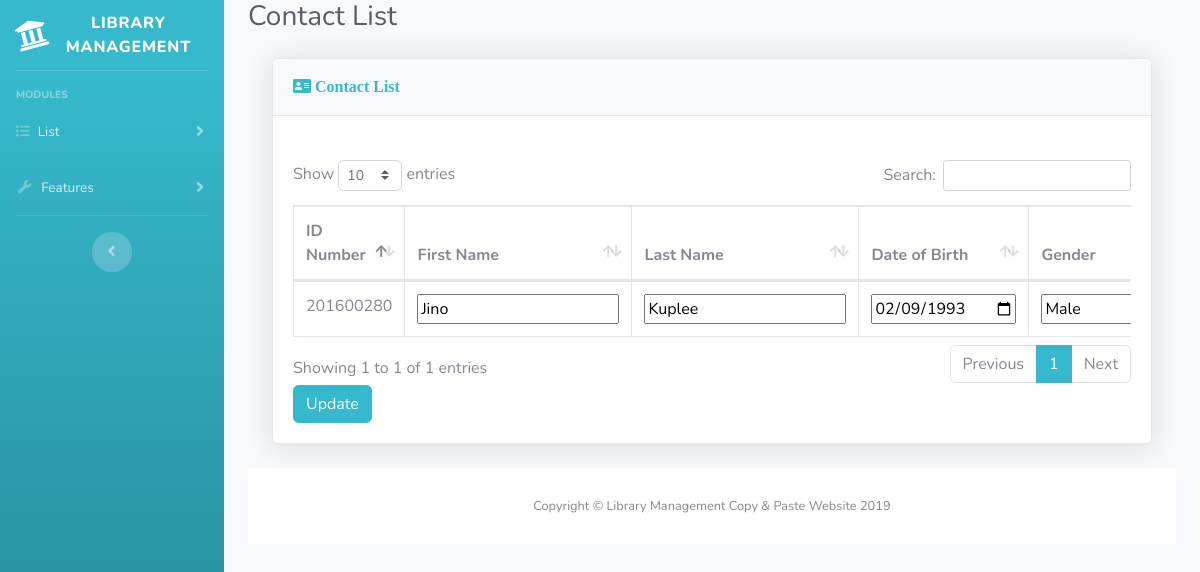
The page /edit_update_contact.php?id_number=201600280 on the database its author committed.
### tables this page shows
CREATE TABLE `Contacts` (
  `ContactsID` int(11) NOT NULL AUTO_INCREMENT,
  `IDNumber` varchar(9) NOT NULL,
  `FirstName` varchar(45) NOT NULL,
  `LastName` varchar(45) NOT NULL,
  `DateofBirth` varchar(10) NOT NULL,
  `Gender` varchar(6) NOT NULL,
  `MaritalStatus` varchar(11) NOT NULL,
  `SpouseName` varchar(45) DEFAULT NULL,
  `Citizen` varchar(2) NOT NULL,
  `Email` varchar(45) NOT NULL,
  `MobilePhone` varchar(45) NOT NULL,
  `HomePhone` varchar(45) DEFAULT NULL,
  `Address` varchar(200) DEFAULT NULL,
  PRIMARY KEY (`ContactsID`)
);

### edit_update_contact.php (the view, shortened to what this page needs)
<!DOCTYPE html>
<html lang="en">
<head>
    <link href="vendor/fontawesome-free/css/all.min.css" rel="stylesheet" type="text/css">
    <link href="css/sb-admin-2.min.css" rel="stylesheet">
    <link href="vendor/datatables/dataTables.bootstrap4.min.css" rel="stylesheet">
</head>
<body id="page-top">
<div id="wrapper">
    <ul class="navbar-nav bg-gradient-info sidebar sidebar-dark accordion" id="accordionSidebar">
        <a class="sidebar-brand d-flex align-items-center justify-content-center" href="index.php">
            <div class="sidebar-brand-icon rotate-n-15">
                <i class="fa fa-university" aria-hidden="true"></i>
            </div>
            <div class="sidebar-brand-text mx-3">Library Management</div>
        </a>
        <hr class="sidebar-divider">
        <div class="sidebar-heading">
            Modules
        </div>
        <li class="nav-item">
            <a class="nav-link collapsed" href="#" data-toggle="collapse" data-target="#collapseTwo"
               aria-expanded="true" aria-controls="collapseTwo">
                <i class="fa fa-list" aria-hidden="true"></i>
                <span>List</span>
            </a>
        </li>
        <li class="nav-item">
            <a class="nav-link collapsed" href="#" data-toggle="collapse" data-target="#collapseUtilities" aria-expanded="true" aria-controls="collapseUtilities">
                <i class="fas fa-fw fa-wrench"></i>
                <span>Features</span>
            </a>
        </li>
        <hr class="sidebar-divider d-none d-md-block">
        <div class="text-center d-none d-md-inline">
            <button class="rounded-circle border-0" id="sidebarToggle"></button>
        </div>
    </ul>
    <div id="content-wrapper" class="d-flex flex-column">
        <div id="content">
            <div class="container-fluid">
                <div class="d-sm-flex align-items-center justify-content-between mb-4">
                    <h1 class="h3 mb-0 text-gray-800">Contact List</h1>
                </div>
                <div class="container-fluid">
                    <div class="card shadow mb-4">
                        <div class="card-header py-3">
                            <h6 class="fa fa-address-card m-0 font-weight-bold text-info"> Contact List</h6>
                        </div>
                        <div class="container-fluid"><br>
                        </div>
                        <div class="card-body">
                            <form action="edit/update_contact.php" method="post">
                                <div class="table-responsive">
                                    <?php
                                    include_once 'edit/db_connect.php';
                                    if (isset($_GET)) {
                                        $id = $_GET['id_number'];
                                    }
                                    $query = "SELECT * FROM";
                                    $query .= " library_db.Contacts ";
                                    $query .= "WHERE IDNumber = $id";
                                    $result = mysqli_query($conn, $query);
                                    if (!$result) {
                                        $string = "<div class='alert alert-danger alert-dismissible fade show' role='alert'>
                                Query Failed!
                                <button type='button' class='close' data-dismiss='alert' aria-label='Close'>
                                <span aria-hidden='true'>&times;</span>
                                </button>
                                </div>";
                                        $_SESSION['updateContact'] = $string;
                                    } else {
                                        echo "<table class='table table-bordered' id='dataTable' width='100%' cellspacing='0'>";
                                        echo "<thead>";
                                        echo "<tr>";
                                        echo "<th>ID Number</th>";
                                        echo "<th>First Name</th>";
                                        echo "<th>Last Name</th>";
                                        echo "<th>Date of Birth</th>";
                                        echo "<th>Gender</th>";
                                        echo "</tr>";
                                        echo "</thead>";
                                        echo "<tbody>";
                                        while ($row = mysqli_fetch_array($result)) {
                                            echo "<tr>";
                                            echo "<td><input type='hidden' name='id_number' value='" . $row['IDNumber'] . "'>";echo $row['IDNumber'];"</td>";
                                            echo "<td><input type='text' maxlength='45' requried
                                                    name='first_name' value='" . $row['FirstName'] . "'></td>";
                                            echo "<td><input type='text' maxlength='45' requried
                                                    name='last_name' value='" . $row['LastName'] . "'></td>";
                                            echo "<td><input type='date' requried name='dob' value='" . $row['DateofBirth'] . "'></td>";
                                            echo "<td><input type='text' maxlength='6' requried name='gender' value='" . $row['Gender'] . "'></td>";
                                            echo "</tr>";
                                        }
                                        echo "</tbody>";
                                        echo "</table>";
                                        echo "<input type='submit' Value='Update' class='btn btn-info' name='updateEditContact'>";
                                    }
                                    ?>
                                </div>
                            </form>
                        </div>
                    </div>
                </div>
                <footer class="sticky-footer bg-white">
                    <div class="container my-auto">
                        <div class="copyright text-center my-auto">
                            <span>Copyright &copy; Library Management Copy & Paste Website 2019</span>
                        </div>
                    </div>
                </footer>
            </div>
        </div>
    </div>
</div>
</body>
</html>

### rows shown on the page
contacts: IDNumber "201600280", first_name "Jino", last_name "Kuplee", dob "02/09/1993", gender "Male"
